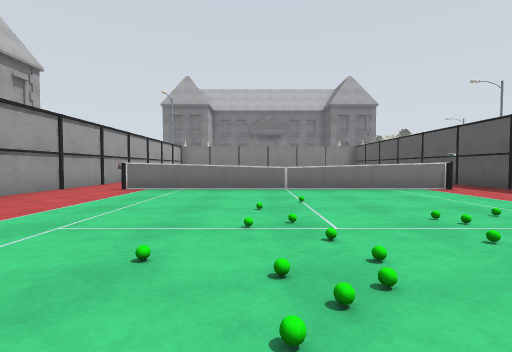
[1] (above)

12 first-person views from a walk through a world built for the Gazebo simulator. The camera is 0.94 m above the floor, tilts 2° down and sees 85° across. The floor is counted in squares, 2 m on a side. Each view is taken from the middle of a square. On the plan, view 1 faces up. The plan holds only what a view shows up to about 9 squares ahead; the rest is blank. The place goes on beyond the plan. Simple shapes stand in for some stock models. Some surface patterns are stand-ins.

[2]
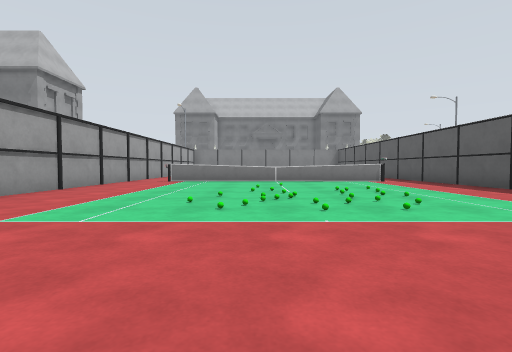

[3]
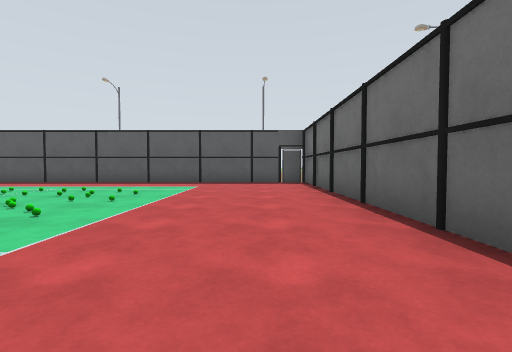

[4]
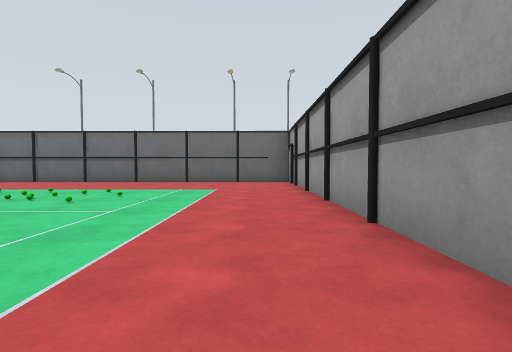

[5]
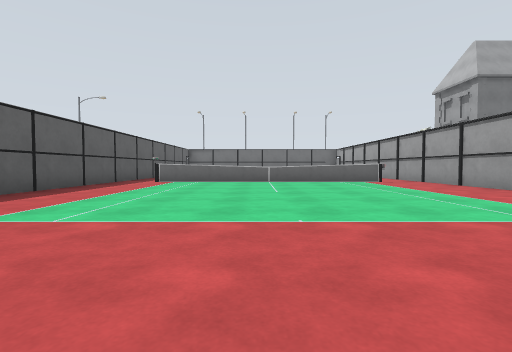

[6]
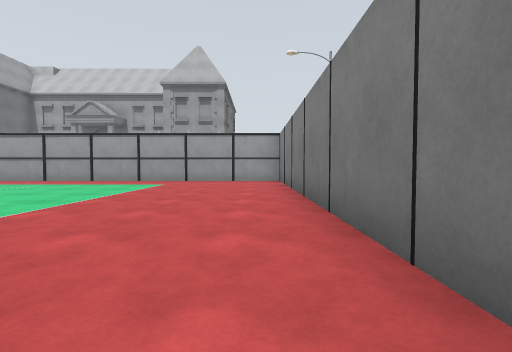

[7]
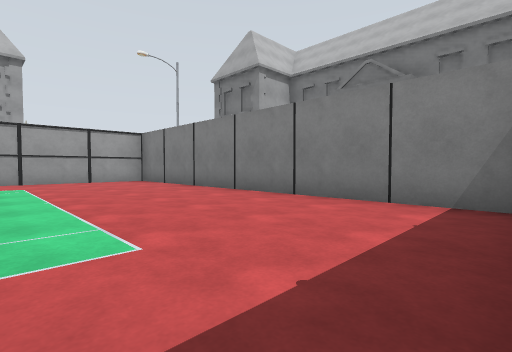

[8]
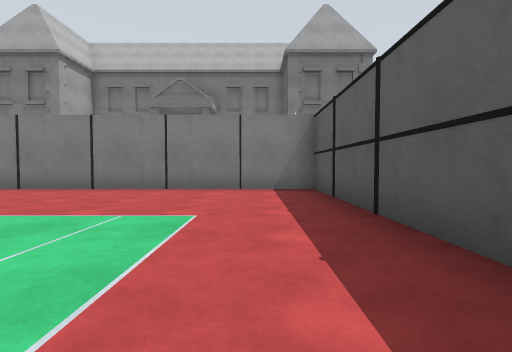

[9]
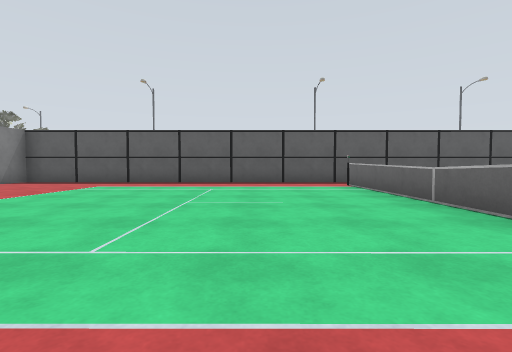

[10]
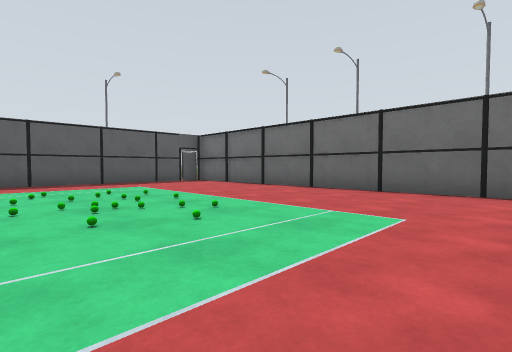

[11]
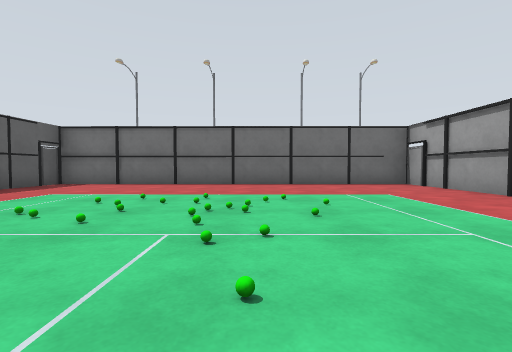

[12]
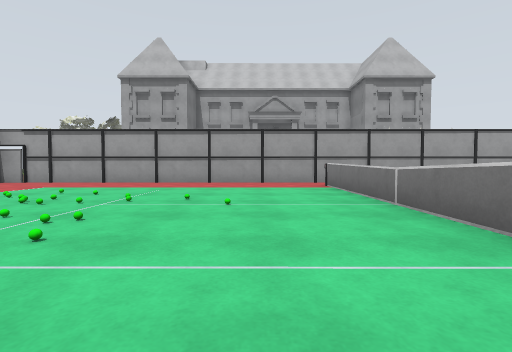

### Floor plan
Key: @ floor where view 1 was taken; # wall or solid block; . floor; / step, stairs or slope; = window, fence, low wall or low ledge.
Columns run from 4 left of view 1 to 6 right of it. Each row starts with its distance up from view 1.
 15 ##########
 14 #.........#
 13 #.........#
 12 #.........#
 11 #.........#
 10 #.........#
  9 #.........#
  8 #.........#
  7 #.........#
  6 #.======#.#
  5 #.........#
  4 #......../#
  3 #......../#
  2 #......../#
  1 #......../#
  0 #...@..../#
 -1 #......../#
 -2 #......../#
 -3 #......../
 -4  #########

Positions as (right, up) in squares from view 1, and headings:
1: (0, 0), facing up
2: (0, -3), facing up
3: (-3, -2), facing right
4: (-3, 5), facing down
5: (1, 14), facing down
6: (5, 14), facing left
7: (5, 11), facing up-left
8: (4, 9), facing up
9: (-3, 8), facing right
10: (-3, 2), facing down-right
11: (0, 4), facing down
12: (4, 4), facing left
